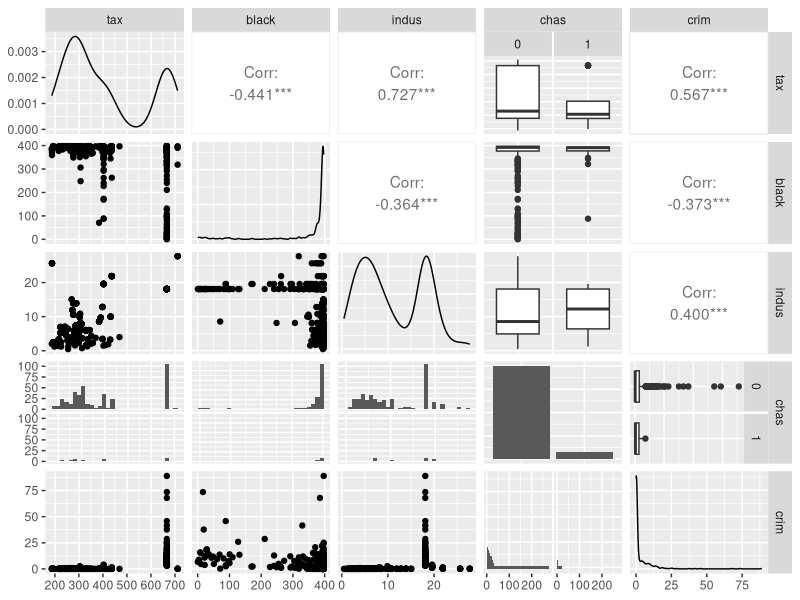
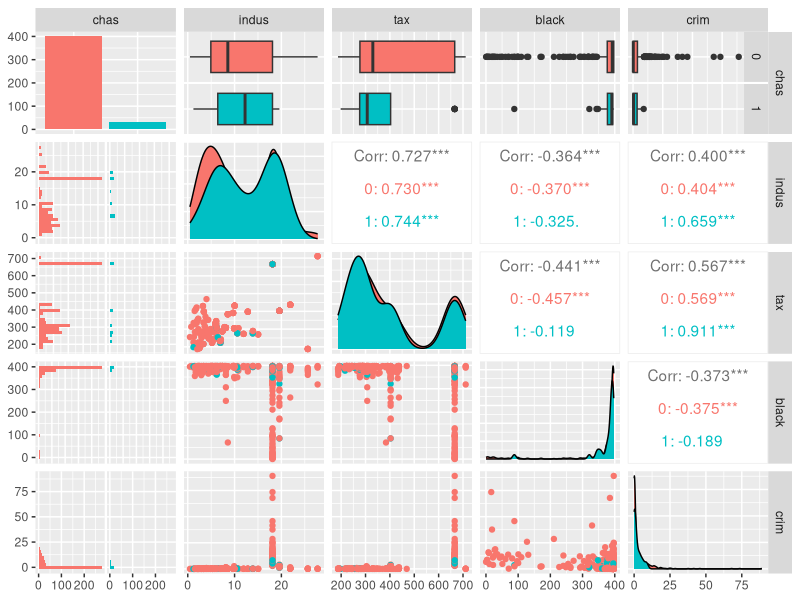
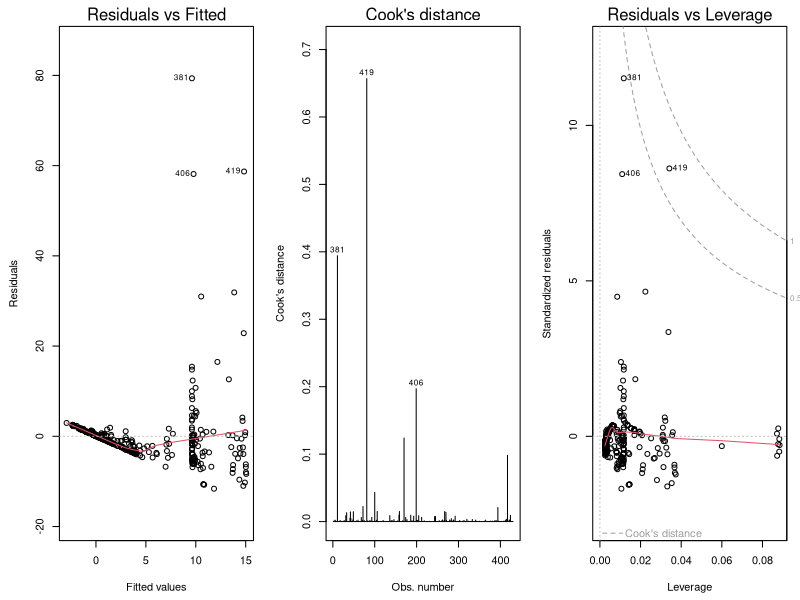
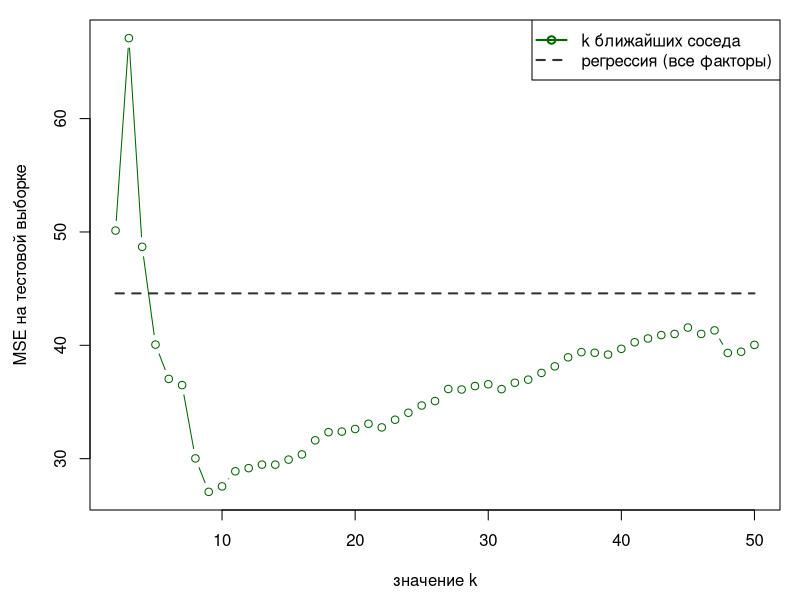

The R source for these figures, in order:
## ---- chunk 1

# загрузка пакетов
library('MASS')         # загружаем пакет
library('GGally')       # графики совместного разброса переменных
library('lmtest')       # тесты остатков регрессионных моделей
library('FNN')          # алгоритм kNN

knitr::opts_chunk$set(echo = TRUE)

## ---- chunk 2

# константы
my.seed <- 2
train.percent <- 0.85

# открываем данные
data(Boston)            
#?Boston 

# преобразуем категориальные переменные в факторы
Boston$chas <- as.factor(Boston$chas)

#Boston$acceleration <- as.factor(Boston$acceleration)

Boston <- subset(Boston, select = c(crim, tax, black, indus, chas))
#Boston 

head(Boston)

str(Boston) 

# обучающая выборка
set.seed(my.seed)
inTrain <- sample(seq_along(Boston$crim), 
                  nrow(Boston) * train.percent)
df.train <- Boston[inTrain, c(colnames(Boston)[-1], colnames(Boston)[1])]
df.test <- Boston[-inTrain, -1]

## ---- chunk 3

summary(df.train)

## ---- chunk 4

ggp <- ggpairs(df.train, upper = list(combo = 'box'))
print(ggp, progress = F)

## ---- chunk 5
# цвета по фактору acceleration
ggpairs(df.train[, c('chas', 'indus', 'tax', 'black', 'crim')],
aes(color = chas), upper = list(combo = 'box'))

## ---- chunk 6

model.1 <- lm(crim ~ . + chas:indus + chas:tax + chas:black,
              data = df.train)
summary(model.1)

## ---- chunk 7

model.2 <- lm(crim ~ tax + black + chas:tax,
              data = df.train)
summary(model.2)

## ---- chunk 8
df.train$chas <- as.numeric(df.train$chas)
df.test$chas <- as.numeric(df.test$chas)

model.3 <- lm(crim ~ .,
              data = df.train)
summary(model.3)
## ---- chunk 9
# тест Бройша-Пагана
bptest(model.2)

# статистика Дарбина-Уотсона
dwtest(model.2)

# графики остатков
par(mar = c(4.5, 4.5, 2, 1))
par(mfrow = c(1, 3))

# график 1
plot(model.2, 1)

# график 2
plot(model.2, 4)

# график 3
plot(model.2, 5) 

par(mfrow = c(1, 1))

## ---- chunk 10
# линейная модель
# фактические значения y на тестовой выборке
y.fact <- Boston[-inTrain, ]$crim
y.model.lm <- predict(model.3, df.test)
MSE.lm <- sum((y.model.lm - y.fact)^2) / length(y.model.lm)


# kNN требует на вход только числовые переменные
df.train.num <- as.data.frame(apply(df.train, 2, as.numeric))
df.test.num <- as.data.frame(apply(df.test, 2, as.numeric))

# цикл по k
for (i in 2:50){
model.knn <- knn.reg(train = df.train.num[, !(colnames(df.train.num) %in% 'crim')], 
                     y = df.train.num[, 'crim'], 
                     test = df.test.num, k = i)
y.model.knn <-  model.knn$pred
    if (i == 2){
        MSE.knn <- sum((y.model.knn - y.fact)^2) / length(y.model.knn)
    } else {
        MSE.knn <- c(MSE.knn, 
                     sum((y.model.knn - y.fact)^2) / length(y.model.knn))
    }
}

# график
par(mar = c(4.5, 4.5, 1, 1))
# ошибки kNN
plot(2:50, MSE.knn, type = 'b', col = 'darkgreen',
     xlab = 'значение k', ylab = 'MSE на тестовой выборке')
# ошибка регрессии
lines(2:50, rep(MSE.lm, 49), lwd = 2, col = grey(0.2), lty = 2)
legend('topright', lty = c(1, 2), pch = c(1, NA), 
       col = c('darkgreen', grey(0.2)), 
       legend = c('k ближайших соседа', 'регрессия (все факторы)'), 
       lwd = rep(2, 2))

## ---- chunk 11
mean(Boston$crim)
